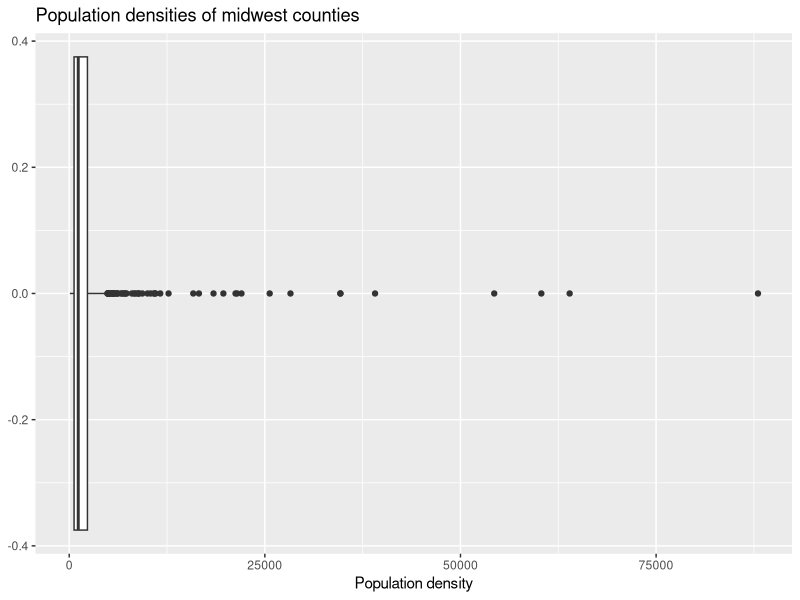
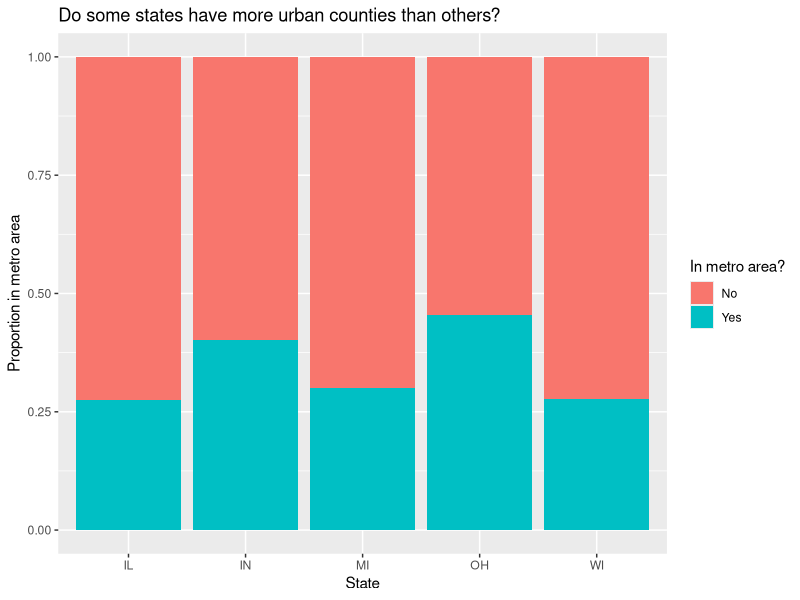

Write the R code that produced these figures, in order.
## ---- chunk 1
#| eval: true
#| message: false
library(tidyverse)
## ---- chunk 2
#| label: popdensity-boxplot
#| fig-width: 5
#| fig-height: 3
#| echo: false
#| eval: true
ggplot(midwest, aes(x = popdensity)) +
  geom_boxplot() +
  labs(
    title = "Population densities of midwest counties",
    x = "Population density"
  )
## ---- chunk 3
#| label: metro-barplot
#| fig-width: 7
#| fig-height: 3
#| echo: false
#| eval: true
midwest <- midwest |>
  mutate(metro = if_else(inmetro == 1, "Yes", "No"))

ggplot(midwest, aes(x = state, fill = metro)) +
  geom_bar(position = "fill") +
  labs(
    title = "Do some states have more urban counties than others?",
    x = "State",
    y = "Proportion in metro area",
    fill = "In metro area?"
  )
## ---- chunk 4
nc_county <- read_csv("data/nc-county.csv")
